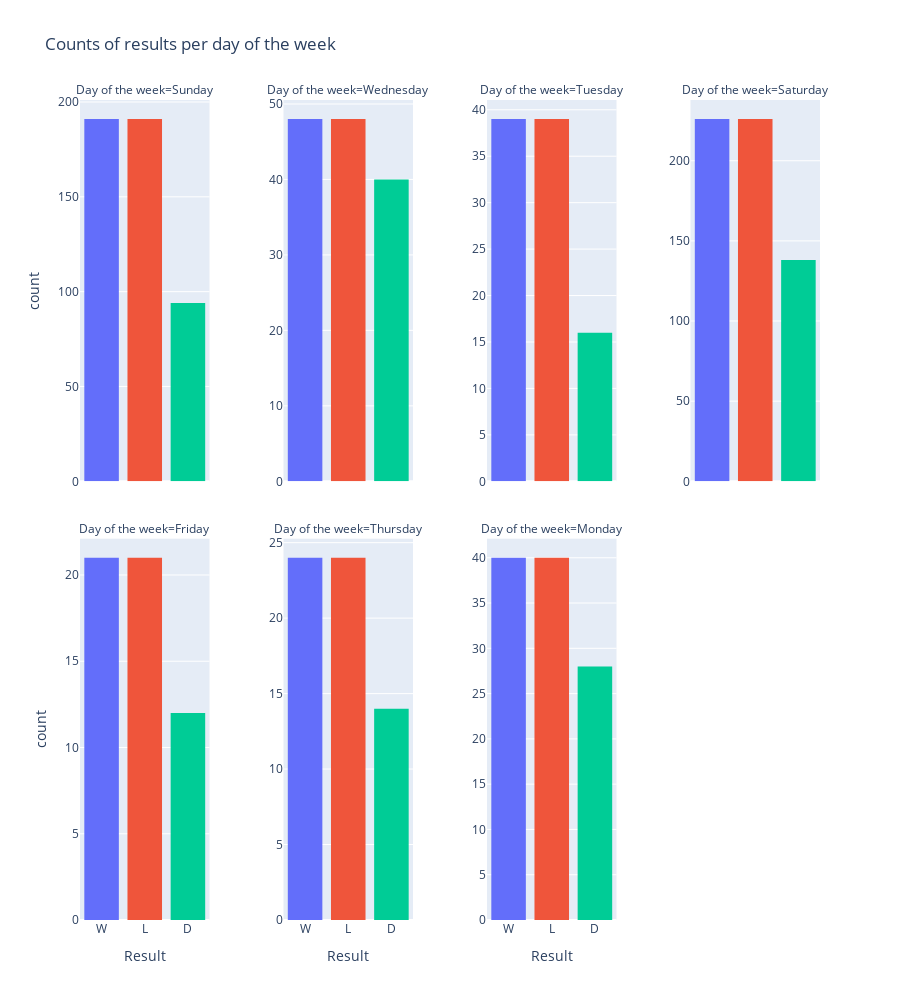

Source (notebook cell):
### Markdown cell above
The dependence of the result and day of week

### Code cell
fig = px.histogram(scores_df, "result", facet_col="dayofweek",
             color="result",
             title="Counts of results per day of the week",
             labels={"dayofweek": "Day of the week", "result": "Result"},
             height=1000, 
             facet_col_wrap=4, 
             facet_col_spacing=0.1)

fig.update_layout(showlegend=False)
fig.update_yaxes(matches=None, showticklabels=True)

### Figure 1 — Plotly figure (JSON) as saved in the notebook; plotly's stock layout.template omitted (floating-point values rounded to 4 significant figures; data arrays with more than 128 entries replaced by an {"elided": "..."} marker saying what was removed)
{"data": [{"alignmentgroup": "True", "bingroup": "x", "hovertemplate": "Result=%{x}<br>Day of the week=Sunday<br>count=%{y}<extra></extra>", "legendgroup": "W", "marker": {"color": "#636efa", "pattern": {"shape": ""}}, "name": "W", "offsetgroup": "W", "orientation": "v", "showlegend": true, "type": "histogram", "x": {"elided": "191 str values"}, "xaxis": "x5", "yaxis": "y5"}, {"alignmentgroup": "True", "bingroup": "x", "hovertemplate": "Result=%{x}<br>Day of the week=Wednesday<br>count=%{y}<extra></extra>", "legendgroup": "W", "marker": {"color": "#636efa", "pattern": {"shape": ""}}, "name": "W", "offsetgroup": "W", "orientation": "v", "showlegend": false, "type": "histogram", "x": ["W", "W", "W", "W", "W", "W", "W", "W", "W", "W", "W", "W", "W", "W", "W", "W", "W", "W", "W", "W", "W", "W", "W", "W", "W", "W", "W", "W", "W", "W", "W", "W", "W", "W", "W", "W", "W", "W", "W", "W", "W", "W", "W", "W", "W", "W", "W", "W"], "xaxis": "x6", "yaxis": "y6"}, {"alignmentgroup": "True", "bingroup": "x", "hovertemplate": "Result=%{x}<br>Day of the week=Tuesday<br>count=%{y}<extra></extra>", "legendgroup": "W", "marker": {"color": "#636efa", "pattern": {"shape": ""}}, "name": "W", "offsetgroup": "W", "orientation": "v", "showlegend": false, "type": "histogram", "x": ["W", "W", "W", "W", "W", "W", "W", "W", "W", "W", "W", "W", "W", "W", "W", "W", "W", "W", "W", "W", "W", "W", "W", "W", "W", "W", "W", "W", "W", "W", "W", "W", "W", "W", "W", "W", "W", "W", "W"], "xaxis": "x7", "yaxis": "y7"}, {"alignmentgroup": "True", "bingroup": "x", "hovertemplate": "Result=%{x}<br>Day of the week=Saturday<br>count=%{y}<extra></extra>", "legendgroup": "W", "marker": {"color": "#636efa", "pattern": {"shape": ""}}, "name": "W", "offsetgroup": "W", "orientation": "v", "showlegend": false, "type": "histogram", "x": {"elided": "226 str values"}, "xaxis": "x8", "yaxis": "y8"}, {"alignmentgroup": "True", "bingroup": "x", "hovertemplate": "Result=%{x}<br>Day of the week=Friday<br>count=%{y}<extra></extra>", "legendgroup": "W", "marker": {"color": "#636efa", "pattern": {"shape": ""}}, "name": "W", "offsetgroup": "W", "orientation": "v", "showlegend": false, "type": "histogram", "x": ["W", "W", "W", "W", "W", "W", "W", "W", "W", "W", "W", "W", "W", "W", "W", "W", "W", "W", "W", "W", "W"], "xaxis": "x", "yaxis": "y"}, {"alignmentgroup": "True", "bingroup": "x", "hovertemplate": "Result=%{x}<br>Day of the week=Thursday<br>count=%{y}<extra></extra>", "legendgroup": "W", "marker": {"color": "#636efa", "pattern": {"shape": ""}}, "name": "W", "offsetgroup": "W", "orientation": "v", "showlegend": false, "type": "histogram", "x": ["W", "W", "W", "W", "W", "W", "W", "W", "W", "W", "W", "W", "W", "W", "W", "W", "W", "W", "W", "W", "W", "W", "W", "W"], "xaxis": "x2", "yaxis": "y2"}, {"alignmentgroup": "True", "bingroup": "x", "hovertemplate": "Result=%{x}<br>Day of the week=Monday<br>count=%{y}<extra></extra>", "legendgroup": "W", "marker": {"color": "#636efa", "pattern": {"shape": ""}}, "name": "W", "offsetgroup": "W", "orientation": "v", "showlegend": false, "type": "histogram", "x": ["W", "W", "W", "W", "W", "W", "W", "W", "W", "W", "W", "W", "W", "W", "W", "W", "W", "W", "W", "W", "W", "W", "W", "W", "W", "W", "W", "W", "W", "W", "W", "W", "W", "W", "W", "W", "W", "W", "W", "W"], "xaxis": "x3", "yaxis": "y3"}, {"alignmentgroup": "True", "bingroup": "x", "hovertemplate": "Result=%{x}<br>Day of the week=Sunday<br>count=%{y}<extra></extra>", "legendgroup": "L", "marker": {"color": "#EF553B", "pattern": {"shape": ""}}, "name": "L", "offsetgroup": "L", "orientation": "v", "showlegend": true, "type": "histogram", "x": {"elided": "191 str values"}, "xaxis": "x5", "yaxis": "y5"}, {"alignmentgroup": "True", "bingroup": "x", "hovertemplate": "Result=%{x}<br>Day of the week=Wednesday<br>count=%{y}<extra></extra>", "legendgroup": "L", "marker": {"color": "#EF553B", "pattern": {"shape": ""}}, "name": "L", "offsetgroup": "L", "orientation": "v", "showlegend": false, "type": "histogram", "x": ["L", "L", "L", "L", "L", "L", "L", "L", "L", "L", "L", "L", "L", "L", "L", "L", "L", "L", "L", "L", "L", "L", "L", "L", "L", "L", "L", "L", "L", "L", "L", "L", "L", "L", "L", "L", "L", "L", "L", "L", "L", "L", "L", "L", "L", "L", "L", "L"], "xaxis": "x6", "yaxis": "y6"}, {"alignmentgroup": "True", "bingroup": "x", "hovertemplate": "Result=%{x}<br>Day of the week=Tuesday<br>count=%{y}<extra></extra>", "legendgroup": "L", "marker": {"color": "#EF553B", "pattern": {"shape": ""}}, "name": "L", "offsetgroup": "L", "orientation": "v", "showlegend": false, "type": "histogram", "x": ["L", "L", "L", "L", "L", "L", "L", "L", "L", "L", "L", "L", "L", "L", "L", "L", "L", "L", "L", "L", "L", "L", "L", "L", "L", "L", "L", "L", "L", "L", "L", "L", "L", "L", "L", "L", "L", "L", "L"], "xaxis": "x7", "yaxis": "y7"}, {"alignmentgroup": "True", "bingroup": "x", "hovertemplate": "Result=%{x}<br>Day of the week=Saturday<br>count=%{y}<extra></extra>", "legendgroup": "L", "marker": {"color": "#EF553B", "pattern": {"shape": ""}}, "name": "L", "offsetgroup": "L", "orientation": "v", "showlegend": false, "type": "histogram", "x": {"elided": "226 str values"}, "xaxis": "x8", "yaxis": "y8"}, {"alignmentgroup": "True", "bingroup": "x", "hovertemplate": "Result=%{x}<br>Day of the week=Friday<br>count=%{y}<extra></extra>", "legendgroup": "L", "marker": {"color": "#EF553B", "pattern": {"shape": ""}}, "name": "L", "offsetgroup": "L", "orientation": "v", "showlegend": false, "type": "histogram", "x": ["L", "L", "L", "L", "L", "L", "L", "L", "L", "L", "L", "L", "L", "L", "L", "L", "L", "L", "L", "L", "L"], "xaxis": "x", "yaxis": "y"}, {"alignmentgroup": "True", "bingroup": "x", "hovertemplate": "Result=%{x}<br>Day of the week=Thursday<br>count=%{y}<extra></extra>", "legendgroup": "L", "marker": {"color": "#EF553B", "pattern": {"shape": ""}}, "name": "L", "offsetgroup": "L", "orientation": "v", "showlegend": false, "type": "histogram", "x": ["L", "L", "L", "L", "L", "L", "L", "L", "L", "L", "L", "L", "L", "L", "L", "L", "L", "L", "L", "L", "L", "L", "L", "L"], "xaxis": "x2", "yaxis": "y2"}, {"alignmentgroup": "True", "bingroup": "x", "hovertemplate": "Result=%{x}<br>Day of the week=Monday<br>count=%{y}<extra></extra>", "legendgroup": "L", "marker": {"color": "#EF553B", "pattern": {"shape": ""}}, "name": "L", "offsetgroup": "L", "orientation": "v", "showlegend": false, "type": "histogram", "x": ["L", "L", "L", "L", "L", "L", "L", "L", "L", "L", "L", "L", "L", "L", "L", "L", "L", "L", "L", "L", "L", "L", "L", "L", "L", "L", "L", "L", "L", "L", "L", "L", "L", "L", "L", "L", "L", "L", "L", "L"], "xaxis": "x3", "yaxis": "y3"}, {"alignmentgroup": "True", "bingroup": "x", "hovertemplate": "Result=%{x}<br>Day of the week=Sunday<br>count=%{y}<extra></extra>", "legendgroup": "D", "marker": {"color": "#00cc96", "pattern": {"shape": ""}}, "name": "D", "offsetgroup": "D", "orientation": "v", "showlegend": true, "type": "histogram", "x": ["D", "D", "D", "D", "D", "D", "D", "D", "D", "D", "D", "D", "D", "D", "D", "D", "D", "D", "D", "D", "D", "D", "D", "D", "D", "D", "D", "D", "D", "D", "D", "D", "D", "D", "D", "D", "D", "D", "D", "D", "D", "D", "D", "D", "D", "D", "D", "D", "D", "D", "D", "D", "D", "D", "D", "D", "D", "D", "D", "D", "D", "D", "D", "D", "D", "D", "D", "D", "D", "D", "D", "D", "D", "D", "D", "D", "D", "D", "D", "D", "D", "D", "D", "D", "D", "D", "D", "D", "D", "D", "D", "D", "D", "D"], "xaxis": "x5", "yaxis": "y5"}, {"alignmentgroup": "True", "bingroup": "x", "hovertemplate": "Result=%{x}<br>Day of the week=Wednesday<br>count=%{y}<extra></extra>", "legendgroup": "D", "marker": {"color": "#00cc96", "pattern": {"shape": ""}}, "name": "D", "offsetgroup": "D", "orientation": "v", "showlegend": false, "type": "histogram", "x": ["D", "D", "D", "D", "D", "D", "D", "D", "D", "D", "D", "D", "D", "D", "D", "D", "D", "D", "D", "D", "D", "D", "D", "D", "D", "D", "D", "D", "D", "D", "D", "D", "D", "D", "D", "D", "D", "D", "D", "D"], "xaxis": "x6", "yaxis": "y6"}, {"alignmentgroup": "True", "bingroup": "x", "hovertemplate": "Result=%{x}<br>Day of the week=Tuesday<br>count=%{y}<extra></extra>", "legendgroup": "D", "marker": {"color": "#00cc96", "pattern": {"shape": ""}}, "name": "D", "offsetgroup": "D", "orientation": "v", "showlegend": false, "type": "histogram", "x": ["D", "D", "D", "D", "D", "D", "D", "D", "D", "D", "D", "D", "D", "D", "D", "D"], "xaxis": "x7", "yaxis": "y7"}, {"alignmentgroup": "True", "bingroup": "x", "hovertemplate": "Result=%{x}<br>Day of the week=Saturday<br>count=%{y}<extra></extra>", "legendgroup": "D", "marker": {"color": "#00cc96", "pattern": {"shape": ""}}, "name": "D", "offsetgroup": "D", "orientation": "v", "showlegend": false, "type": "histogram", "x": {"elided": "138 str values"}, "xaxis": "x8", "yaxis": "y8"}, {"alignmentgroup": "True", "bingroup": "x", "hovertemplate": "Result=%{x}<br>Day of the week=Friday<br>count=%{y}<extra></extra>", "legendgroup": "D", "marker": {"color": "#00cc96", "pattern": {"shape": ""}}, "name": "D", "offsetgroup": "D", "orientation": "v", "showlegend": false, "type": "histogram", "x": ["D", "D", "D", "D", "D", "D", "D", "D", "D", "D", "D", "D"], "xaxis": "x", "yaxis": "y"}, {"alignmentgroup": "True", "bingroup": "x", "hovertemplate": "Result=%{x}<br>Day of the week=Thursday<br>count=%{y}<extra></extra>", "legendgroup": "D", "marker": {"color": "#00cc96", "pattern": {"shape": ""}}, "name": "D", "offsetgroup": "D", "orientation": "v", "showlegend": false, "type": "histogram", "x": ["D", "D", "D", "D", "D", "D", "D", "D", "D", "D", "D", "D", "D", "D"], "xaxis": "x2", "yaxis": "y2"}, {"alignmentgroup": "True", "bingroup": "x", "hovertemplate": "Result=%{x}<br>Day of the week=Monday<br>count=%{y}<extra></extra>", "legendgroup": "D", "marker": {"color": "#00cc96", "pattern": {"shape": ""}}, "name": "D", "offsetgroup": "D", "orientation": "v", "showlegend": false, "type": "histogram", "x": ["D", "D", "D", "D", "D", "D", "D", "D", "D", "D", "D", "D", "D", "D", "D", "D", "D", "D", "D", "D", "D", "D", "D", "D", "D", "D", "D", "D"], "xaxis": "x3", "yaxis": "y3"}], "layout": {"annotations": [{"font": {}, "showarrow": false, "text": "Day of the week=Friday", "x": 0.0875, "xanchor": "center", "xref": "paper", "y": 0.465, "yanchor": "bottom", "yref": "paper"}, {"font": {}, "showarrow": false, "text": "Day of the week=Thursday", "x": 0.3625, "xanchor": "center", "xref": "paper", "y": 0.465, "yanchor": "bottom", "yref": "paper"}, {"font": {}, "showarrow": false, "text": "Day of the week=Monday", "x": 0.6375, "xanchor": "center", "xref": "paper", "y": 0.465, "yanchor": "bottom", "yref": "paper"}, {"font": {}, "showarrow": false, "text": "Day of the week=Sunday", "x": 0.0875, "xanchor": "center", "xref": "paper", "y": 1.0, "yanchor": "bottom", "yref": "paper"}, {"font": {}, "showarrow": false, "text": "Day of the week=Wednesday", "x": 0.3625, "xanchor": "center", "xref": "paper", "y": 1.0, "yanchor": "bottom", "yref": "paper"}, {"font": {}, "showarrow": false, "text": "Day of the week=Tuesday", "x": 0.6375, "xanchor": "center", "xref": "paper", "y": 1.0, "yanchor": "bottom", "yref": "paper"}, {"font": {}, "showarrow": false, "text": "Day of the week=Saturday", "x": 0.9125, "xanchor": "center", "xref": "paper", "y": 1.0, "yanchor": "bottom", "yref": "paper"}], "barmode": "relative", "height": 1000, "legend": {"title": {"text": "Result"}, "tracegroupgap": 0}, "showlegend": false, "title": {"text": "Counts of results per day of the week"}, "xaxis": {"anchor": "y", "categoryarray": ["W", "L", "D"], "categoryorder": "array", "domain": [0, 0.175], "title": {"text": "Result"}}, "xaxis2": {"anchor": "y2", "categoryarray": ["W", "L", "D"], "categoryorder": "array", "domain": [0.275, 0.45], "matches": "x", "title": {"text": "Result"}}, "xaxis3": {"anchor": "y3", "categoryarray": ["W", "L", "D"], "categoryorder": "array", "domain": [0.55, 0.725], "matches": "x", "title": {"text": "Result"}}, "xaxis4": {"anchor": "y4", "categoryarray": ["W", "L", "D"], "categoryorder": "array", "domain": [0.825, 1], "matches": "x", "title": {"text": "Result"}}, "xaxis5": {"anchor": "y5", "domain": [0, 0.175], "matches": "x", "showticklabels": false}, "xaxis6": {"anchor": "y6", "domain": [0.275, 0.45], "matches": "x", "showticklabels": false}, "xaxis7": {"anchor": "y7", "domain": [0.55, 0.725], "matches": "x", "showticklabels": false}, "xaxis8": {"anchor": "y8", "domain": [0.825, 1], "matches": "x", "showticklabels": false}, "yaxis": {"anchor": "x", "domain": [0, 0.465], "showticklabels": true, "title": {"text": "count"}}, "yaxis2": {"anchor": "x2", "domain": [0, 0.465], "showticklabels": true}, "yaxis3": {"anchor": "x3", "domain": [0, 0.465], "showticklabels": true}, "yaxis4": {"anchor": "x4", "domain": [0, 0.465], "showticklabels": true}, "yaxis5": {"anchor": "x5", "domain": [0.535, 1.0], "showticklabels": true, "title": {"text": "count"}}, "yaxis6": {"anchor": "x6", "domain": [0.535, 1.0], "showticklabels": true}, "yaxis7": {"anchor": "x7", "domain": [0.535, 1.0], "showticklabels": true}, "yaxis8": {"anchor": "x8", "domain": [0.535, 1.0], "showticklabels": true}}}
